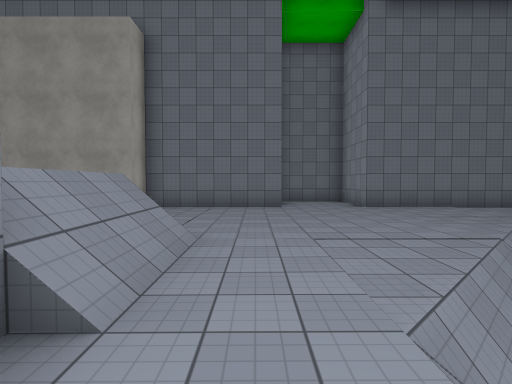
[1] (above)

24 first-person views from a walk through a scene from a Unity 3-D project. The camera is 1.5 m above the floor, tilts 2° down and sees 80° across. The floor is counted in squares, 2 m on a side. Each view is taken from the middle of a square. On the plan, view 1 faces up. The plan holds only what a view shows up to about 10 squares ahead; the rest is blank. The place goes on beyond the plan. Surface patterns are stand-ins for the level's own textures.

[2]
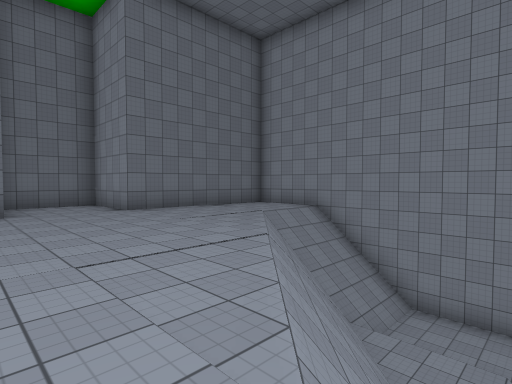

[3]
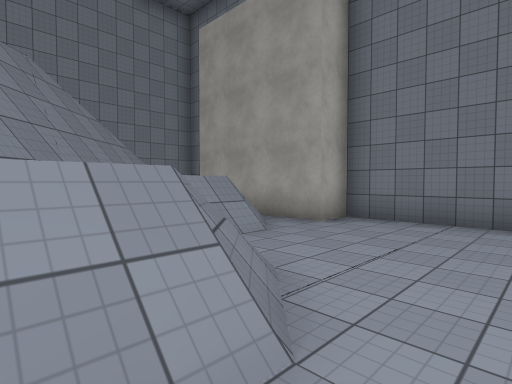

[4]
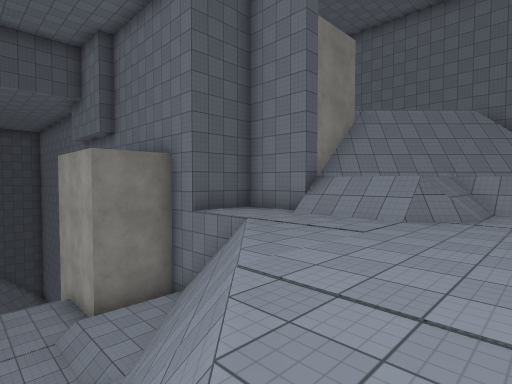

[5]
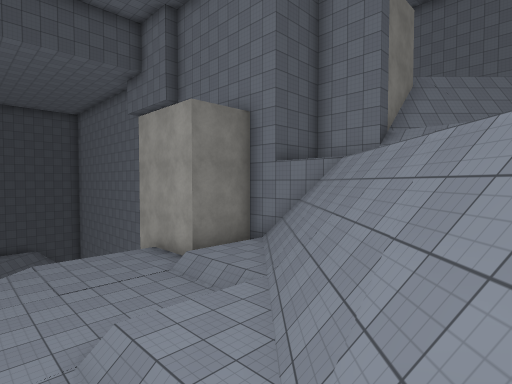

[6]
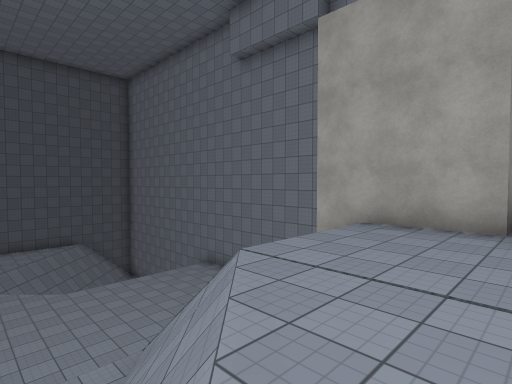

[7]
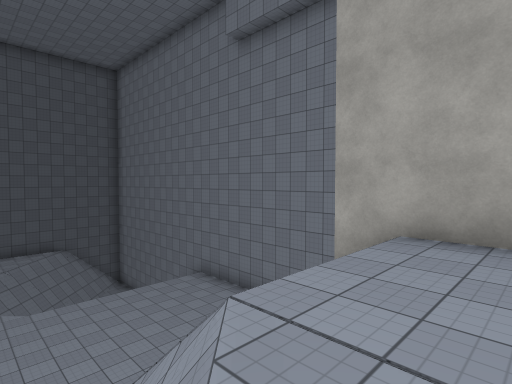

[8]
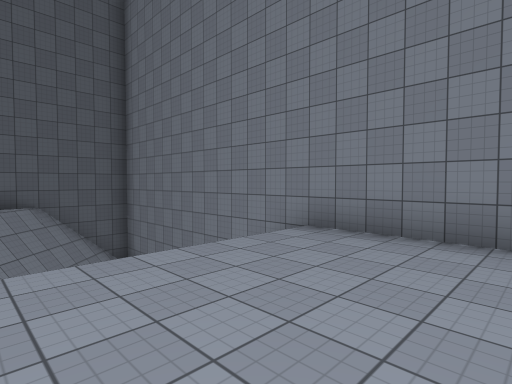

[9]
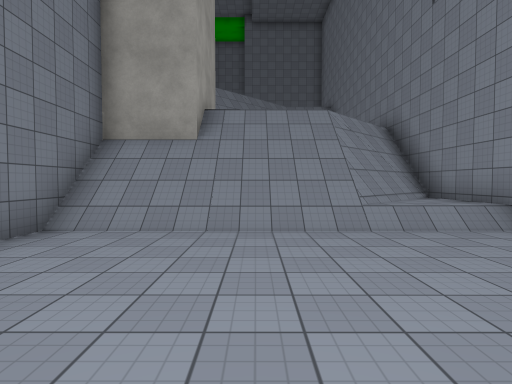

[10]
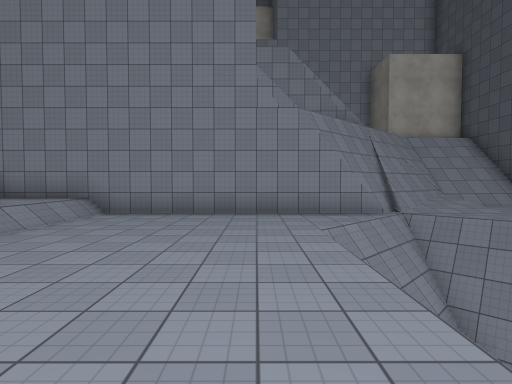

[11]
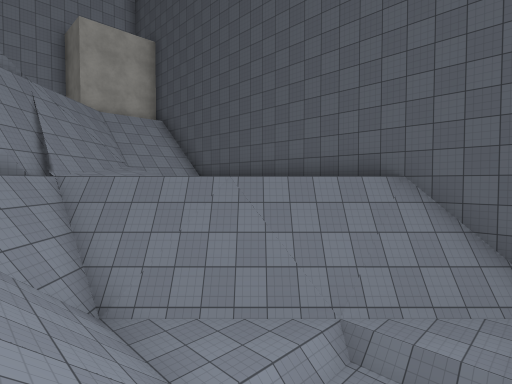

[12]
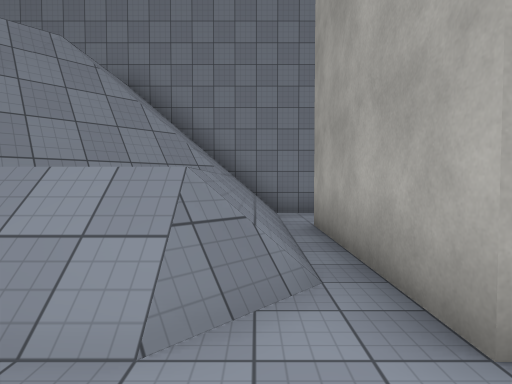

[13]
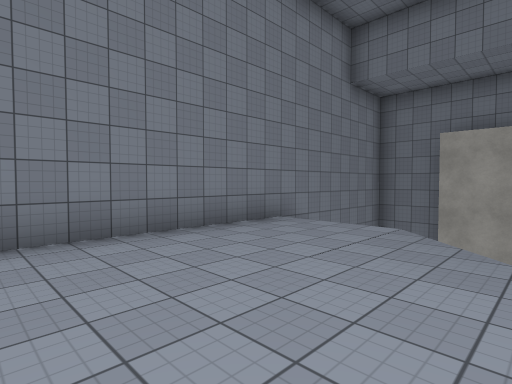

[14]
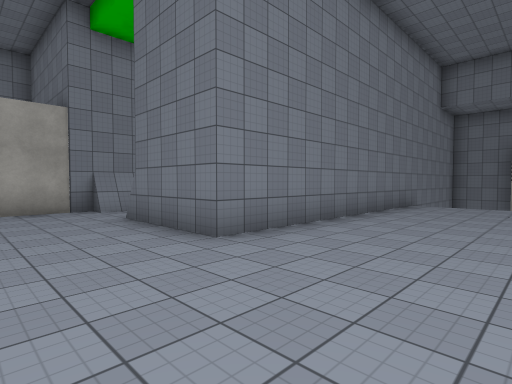

[15]
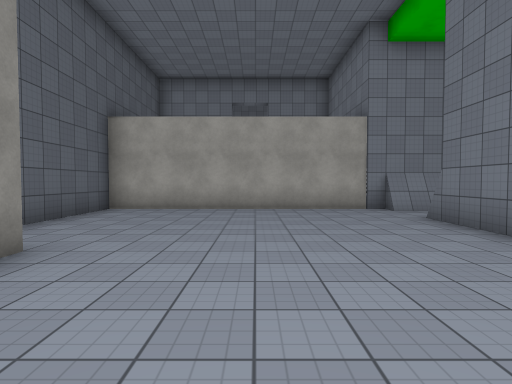

[16]
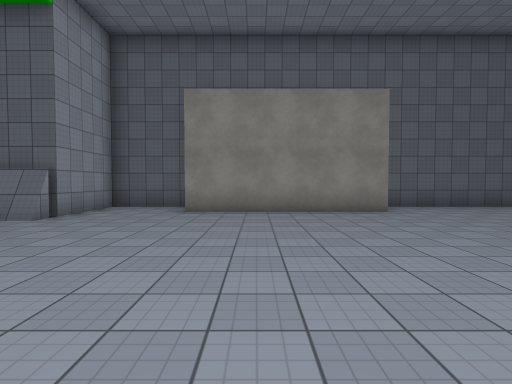

[17]
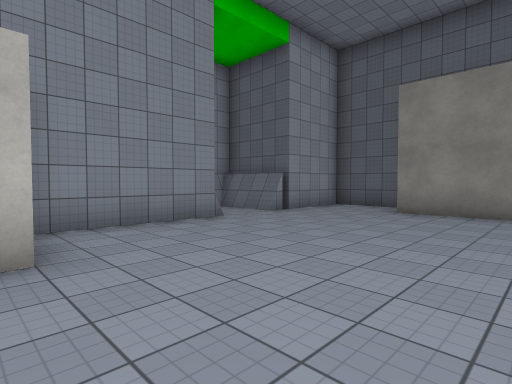

[18]
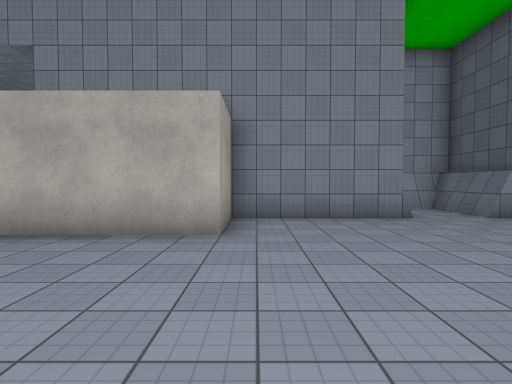

[19]
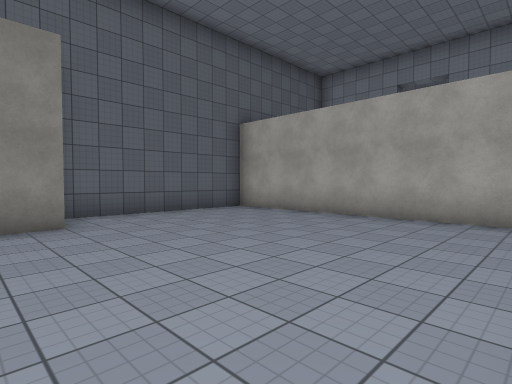

[20]
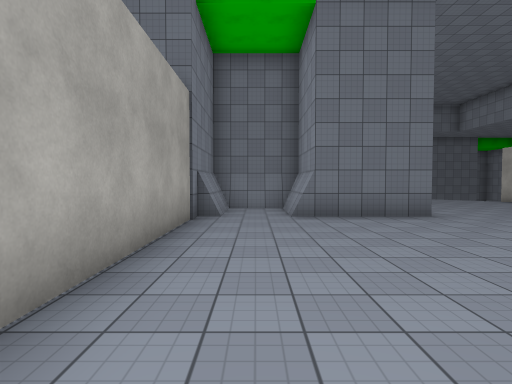

[21]
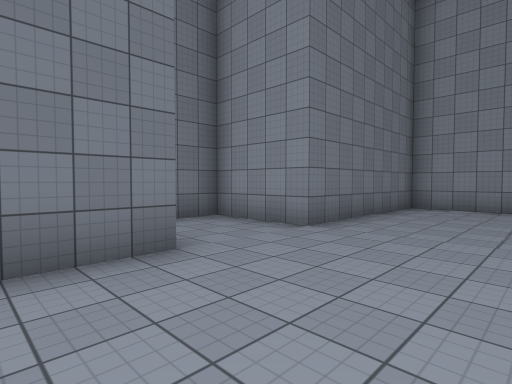

[22]
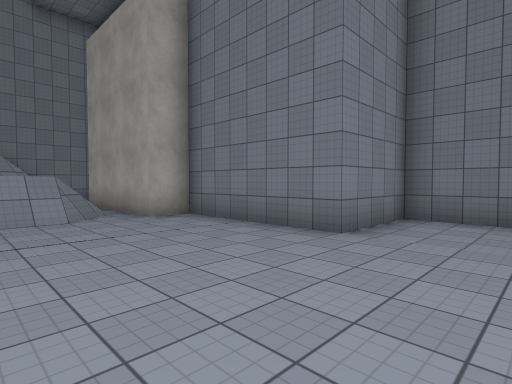

[23]
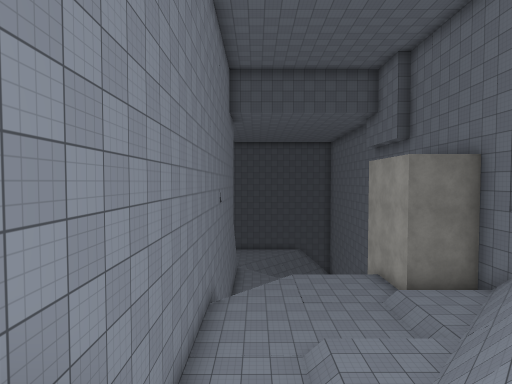

[24]
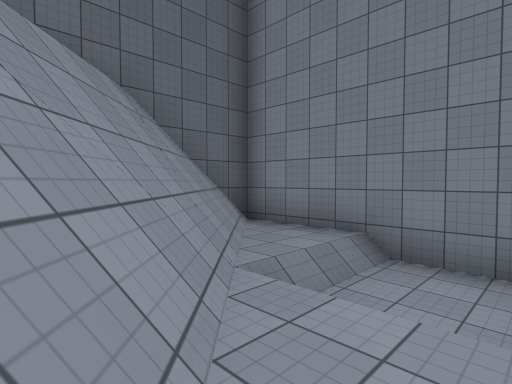

### Floor plan
Key: @ floor where view 1 was taken; # wall or solid block; . main floor; - floor 6 m lower than the main floor; _ floor 11 m lower than the main floor; < floor 15.75 m lower than the main floor; ( floor 16 m lower than the main floor; ! floor 21 m lower than the main floor; / step, stairs or slope; = window, fence, low wall or low ledge; v drop or lower ground.
Columns run from 15 left of view 1 to 11 right of it. Each row starts with its distance up from view 1.
 12                #####
 11                #---#
 10                #---#
  9      ##    #####---######
  8      #--####------------#
  7      #/////=------------#
  6      #//// /--------////#
  5      #///#////-----/#///#
  4      #///v#///=---/##///#
  3      #.../##///--/##//__#
  2      #..../v#////##///__#
  1      #.....###--v#////__#
  0      #.....###-@#//_____#
 -1  ### #.....######//____/#
 -2  #.###......### ##____/##
 -3 ##.###........# ##___/###
 -4 #.............####///v#/#
 -5 #.............##/////=//#
 -6 #.............###///////#
 -7 #...............#(((((((#
 -8 #.............###(((((((#
 -9 #.............##((((((((#
-10 #.....#####...##((((((((#
-11 #######   ######/////#((#
-12                #/ ///v/(#
-13                #/ ///##/#
-14                #/////##/##
-15                #!!//## (<##
-16                #///##  (<=#
-17                #//##    ((
-18                #/##
-19                ###    ###

Where each view was taken, in squares from view 1:
view 1: 0 up, 0 right, facing up
view 2: 1 up, 0 right, facing up-right
view 3: 3 up, 0 right, facing up-left
view 4: 6 up, 5 right, facing down-left
view 5: 5 up, 7 right, facing down-left
view 6: 1 down, 8 right, facing down-left
view 7: 2 down, 7 right, facing down-left
view 8: 8 down, 5 right, facing down-left
view 9: 11 down, 4 right, facing up
view 10: 10 down, 1 right, facing right
view 11: 12 down, 1 right, facing down-right
view 12: 7 up, 2 left, facing left
view 13: 1 down, 5 left, facing up-left
view 14: 6 down, 6 left, facing up-left
view 15: 7 down, 6 left, facing left
view 16: 2 down, 6 left, facing down
view 17: 2 down, 7 left, facing down-right
view 18: 3 down, 8 left, facing right
view 19: 4 down, 8 left, facing down-left
view 20: 10 down, 13 left, facing up
view 21: 6 up, 1 left, facing up-right
view 22: 5 up, 3 right, facing up-left
view 23: 7 up, 7 right, facing down
view 24: 14 down, 5 right, facing down-left
